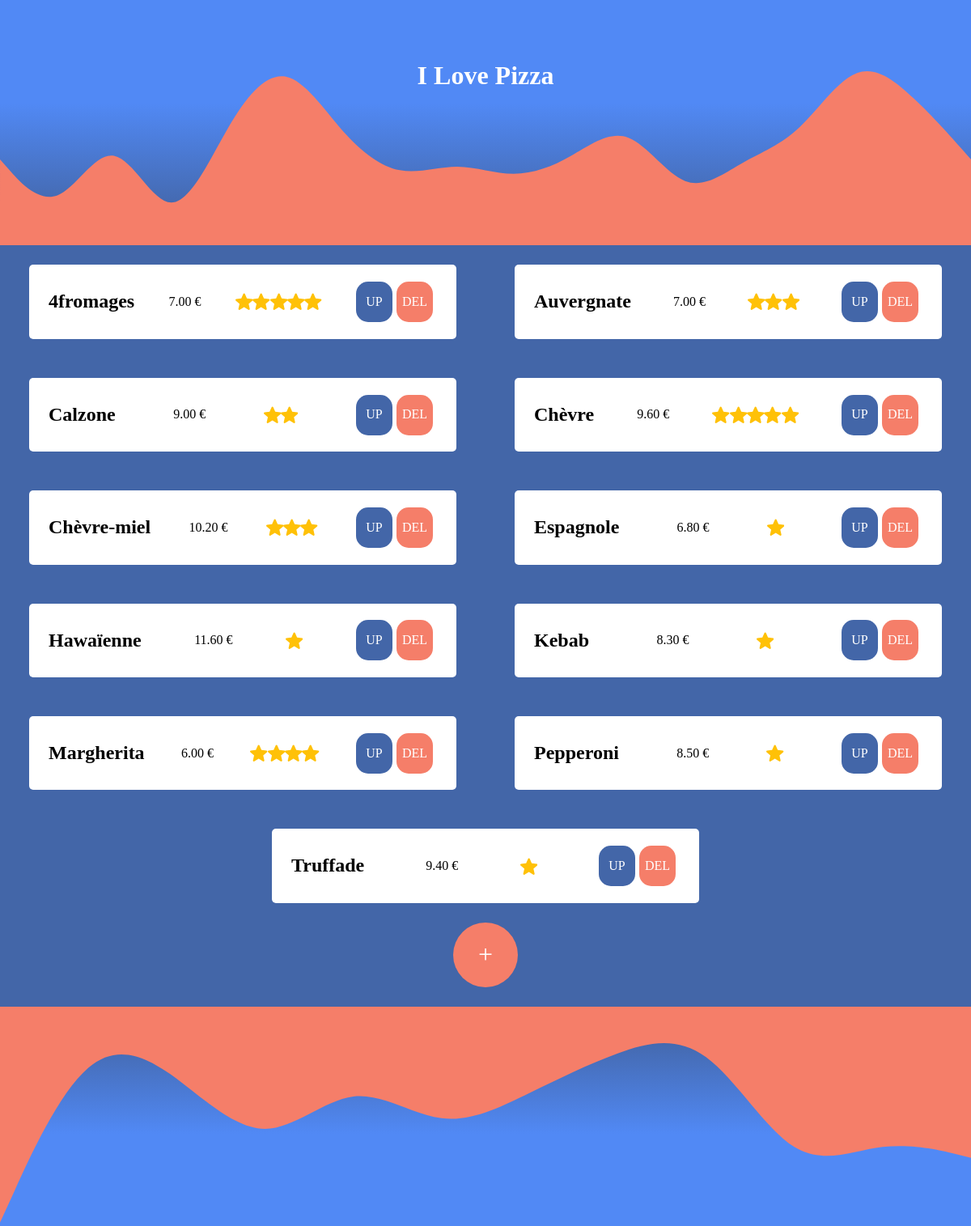
The page / on the database its author committed.
### tables this page shows
CREATE TABLE pizzas (
    nom VARCHAR(255) NOT NULL PRIMARY KEY ,
    prix_vente DECIMAL(4,2) ,
    note_consommateur INT 
);

### index.php (the view, shortened to what this page needs)
<?php include_once 'header.php' ?>
<main>
    <section>
    <?php
        $servername = 'localhost';
        $username = 'root';
        $password = '';
        try{
            $bdd = new PDO("mysql:host=$servername;dbname=pizzeria", $username, $password) ;
            $bdd->setAttribute(PDO::ATTR_ERRMODE, PDO::ERRMODE_EXCEPTION) ;
            $affiche_pizza = $bdd->prepare("
                SELECT * FROM pizzas
            ") ;
            $affiche_pizza->execute();
            $result = $affiche_pizza->fetchall(PDO::FETCH_ASSOC) ;
            foreach( $result as $pizza ) {
    ?>
    <div class='pizza'>
        <h2>
            <?php echo $pizza['nom'] ?>
        </h2>
        <p>
            <?php echo $pizza['prix_vente'] ?> €
        </p>
        <div class="rate">
        </div>
        <div class="update">
            <a class='up' href=<?php echo "update.php?nom={$pizza['nom']}&prix_vente={$pizza['prix_vente']}&note_consommateur={$pizza['note_consommateur']}" ?> >UP</a>
            <div class='del'>DEL</div>
        </div>
    </div>
    <?php          }
        }
        catch(PDOException $e){
          echo "Erreur : " . $e->getMessage() ;
          die() ;
        }
    ?>
    </section>
        <a id ="add" href="add.php">
            +
        </a>
</main>
<?php include_once 'footer.php' ?>

### header.php (shortened to what this page needs)
<!DOCTYPE html>
<html lang="fr">
<head>
    <link rel="stylesheet" href="css/normalize.css">
    <link rel="stylesheet" href="css/style.css">
</head>
<body>
    <div class="wrapper">
    <header>
        <h1>I Love Pizza</h1>
    </header>

### footer.php (shortened to what this page needs)
        <footer>
        </footer>
    </div>
</body>
</html>

### rows shown on the page
pizzas: nom "4fromages", prix_vente "7.00"
pizzas: nom "Auvergnate", prix_vente "7.00"
pizzas: nom "Calzone", prix_vente "9.00"
pizzas: nom "Chèvre", prix_vente "9.60"
pizzas: nom "Chèvre-miel", prix_vente "10.20"
pizzas: nom "Espagnole", prix_vente "6.80"
pizzas: nom "Hawaïenne", prix_vente "11.60"
pizzas: nom "Kebab", prix_vente "8.30"
pizzas: nom "Margherita", prix_vente "6.00"
pizzas: nom "Pepperoni", prix_vente "8.50"
pizzas: nom "Truffade", prix_vente "9.40"
